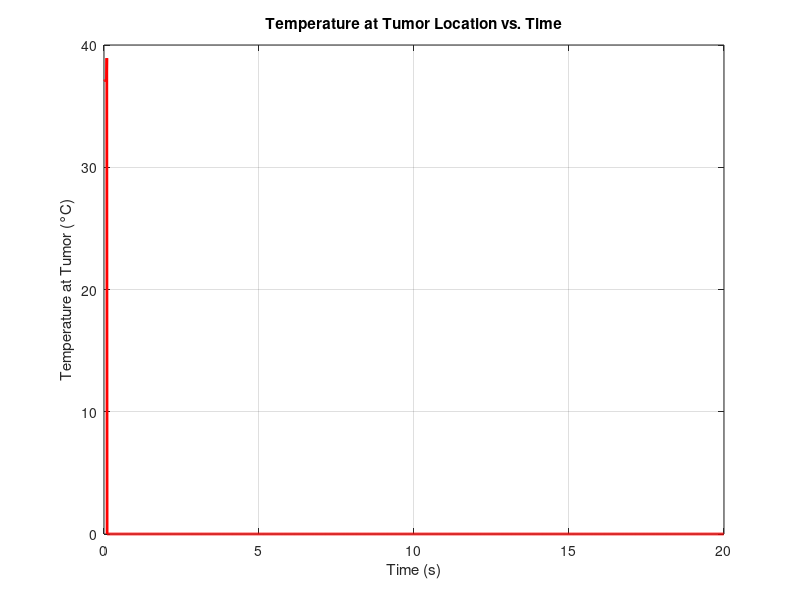

The MATLAB source for this figure:
%% THREE-LAYER 1D TPL BIOHEAT MODEL WITH HEAT SOURCES AND INTERFACE BCs

clear; clc;

%% 1. PHYSICAL PARAMETERS AND LAYER PROPERTIES

% Skin layer thicknesses (m)
L_epi = 0.0015;   % Epidermis (1.5 mm)
L_derm = 0.0035;  % Dermis (3.5 mm)
L_subq = 0.01;    % Subcutaneous (10 mm)
L_total = L_epi + L_derm + L_subq;

% Spatial discretization
Nx = 300; dx = L_total/(Nx-1);
x = linspace(0, L_total, Nx);

% Assign layer indices
layer = zeros(1, Nx);
layer(x <= L_epi) = 1;                                  % Epidermis
layer(x > L_epi & x <= L_epi + L_derm) = 2;             % Dermis
layer(x > L_epi + L_derm) = 3;                          % Subcutaneous

% Interface locations
idx1 = find(layer(1:end-1)==1 & layer(2:end)==2, 1, 'last')+1;
idx2 = find(layer(1:end-1)==2 & layer(2:end)==3, 1, 'last')+1;

% TPL and material parameters (per layer)
rho     = [1150 1116 900];         % kg/m^3
c       = [3590 3300 2500];         % J/kg°C
k       = [0.2 0.45 0.3];           % W/m°C
k_star  = [0.1 0.1 0.1];         % W/m°C/s (dynamic, small)
tau_q   = [28 28 28];            % s
tau_T   = [2 2 20];            % s
tau_v   = [30 30 30];            % s

% Metabolic heat (baseline, W/m^3)
Qm0 = [800 1200 600];

% Blood perfusion (1/s)
wb = [0 0.8 0.8];
rho_b = 1056; cb = 4000; Tb = 37; % blood

% Water vaporization and diffusion (all constants)
Da = 2.5e-5;    % m^2/s (air)
Mw = 0.018;     % kg/mol
Ra = 8.314;     % J/mol·K
Tw = 306;       % K (~33°C)
Pw = 5600;      % Pa (sat. vapor pressure at 33°C)
RH = 0.5;       % Relative humidity (fraction)
delta = 1e-4;   % m
c_air = 1005;   % J/kg·K
Df = [2e-9 2e-9 2e-9];  % m^2/s
cw = 4180;      % J/kg°C
rho_s = 1100;   % kg/m^3
rho_c = 1000;   % kg/m^3
nabla_r2 = (L_total/3)^2;

% External heat source (tumor device)
P = 30; % Watts
S = 12.5; % 1/kg
a0 = -127; % (1/m) tune a0 for spot size
% Qr0 will get calculated on a per-layer basis
x_star = 0.008; % m (tumor location)

% Simulation settings
T0 = [34 36 37];    % °C, initial
% dTdt0 = 0; % IC
% d2Tdt20 = 0; % IC
Nt = 2000;  % time steps
dt = 0.01;  % s
time = (0:Nt-1)*dt;

%% 2. INITIALIZATION

T = ones(Nx,1);          % initial temp
T(1:idx1-1) = T(idx1-1)*T0(1);
T(idx1:idx2-1) = T(idx1:idx2-1)*T0(2);
T(idx2:end) = T(idx2:end)*T0(3);
T_old = T;               % for second time-level
T_new = T;               % updated at each step

% For 2nd order time derivative
T_history = zeros(Nx, 3); % [n+1, n, n-1]
T_history(:,1) = T;       % n+1
T_history(:,2) = T;       % n
T_history(:,3) = T;       % n-1

tumor_idx = find(abs(x-x_star) == min(abs(x-x_star)),1); % nearest grid to tumor
T_tumor = zeros(1, Nt);

%% 3. MAIN TIME LOOP

for t = 1:10
    % --- Heat sources (at current T) ---
    Qm = zeros(Nx,1); Qd = zeros(Nx,1); Qb = zeros(Nx,1); Qv = zeros(Nx,1); Qr = zeros(Nx,1);
    for i = 1:Nx
        L = layer(i);

        % Metabolic
        Qm(i) = Qm0(L) * (1 + (T(i) - T0(L))/10);

        % Water diffusion
        Qd(i) = (Df(L) * cw * (rho_s - rho_c) / nabla_r2) * (T(i) - T0(L));

        % Blood perfusion (dermis, subq)
        if L > 1
            Qb(i) = wb(L) * rho_b * cb * (Tb - T(i));
        end

        % Water vaporization (epidermis only)
        if L == 1
            Delta_m = (Da*Mw/(Ra*Tw)) * (Pw/Tw) * RH/(delta*c_air);
            Delta_Hvap = 2400e3; % J/kg
            Qv(i) = Delta_m * Delta_Hvap / (delta * c_air);
        end

        % External device (all layers, spatial Gaussian)
        Qr0 = rho(L)*S*P;
        Qr(i) = Qr0 * exp(-a0 * (x(i)-x_star)^2);
    end

    Q_total = Qm + Qd + Qb + Qv + Qr;

    % --- Update T_new using explicit Euler (illustrative) with TPL memory (2nd order) ---
    % For pedagogical clarity, below is a simplified TPL scheme using 2-level time stepping:
    for i = 2:Nx-1
        L = layer(i);
        rho_i = rho(L); c_i = c(L); k_i = k(L);
        tq = tau_q(L); tT = tau_T(L); tv = tau_v(L);

        % Discrete spatial 2nd derivative
        d2Tdx2 = (T(i+1) - 2*T(i) + T(i-1)) / dx^2;

        % Temporal 1st and 2nd derivatives
        dTdt = (k(L) * (d2Tdx2) + Q_total(i)) / (rho(L) * c(L));
        d2Tdt2 = (k_star(L) * (d2Tdx2)) / (rho(L) * c(L));

        % % Simple TPL finite difference (needs refinement for strict TPL, see note)
        % % Central difference in time for 2nd order
        % if t > 2
        %     Tnm1 = T_history(i,3); % n-1
        % else
        %     Tnm1 = T0(L);
        % end

        % Main update (simplified; true TPL requires implicit or staggered multi-step)
        T_new(i) = T(i) + dt * (dTdt + tau_q(L) .* dTdt - tau_T(L) .* d2Tdt2 + (k(L) + k_star(L) .* tau_v(L)) .* dTdt);

        % T_new(i) = 2*T(i) - Tnm1 + (dt^2 / (rho_i * c_i)) * (k_i * d2Tdx2 + Q_total(i));
    end

    % --- Boundary conditions ---
    T_new(1) = T0(1);             % Dirichlet (left, heated surface)
    T_new(end) = T_new(end-1);     % Neumann (right, insulated)

    % --- INTERFACE ENFORCEMENT ---

    % Epidermis-dermis
    kL = k(layer(idx1-1)); kR = k(layer(idx1));
    T_new(idx1) = (kL * T_new(idx1-1) + kR * T_new(idx1+1)) / (kL + kR);
    T_new(idx1-1) = T_new(idx1);
    % Dermis-subcutaneous
    kL = k(layer(idx2-1)); kR = k(layer(idx2));
    T_new(idx2) = (kL * T_new(idx2-1) + kR * T_new(idx2+1)) / (kL + kR);
    T_new(idx2-1) = T_new(idx2);

    % --- Store T at tumor location ---
    T_tumor(t) = T_new(tumor_idx);

    % --- Shift time levels ---
    T_history(:,3) = T_history(:,2); % n-1 <= n
    T_history(:,2) = T;              % n <= T^n
    T_history(:,1) = T_new;          % n+1 <= T^{n+1}

    % --- Advance solution ---
    T = T_new;

    % (Optional: plot temperature profiles in real time)
    % if mod(t,200)==0
    %     plot(x*1000,T,'LineWidth',2); drawnow;
    % end
end

%% 4. PLOT: TUMOR TEMPERATURE VS TIME

figure;
plot(time, T_tumor, 'r', 'LineWidth', 2);
xlabel('Time (s)');
ylabel('Temperature at Tumor (°C)');
title('Temperature at Tumor Location vs. Time');
grid on;